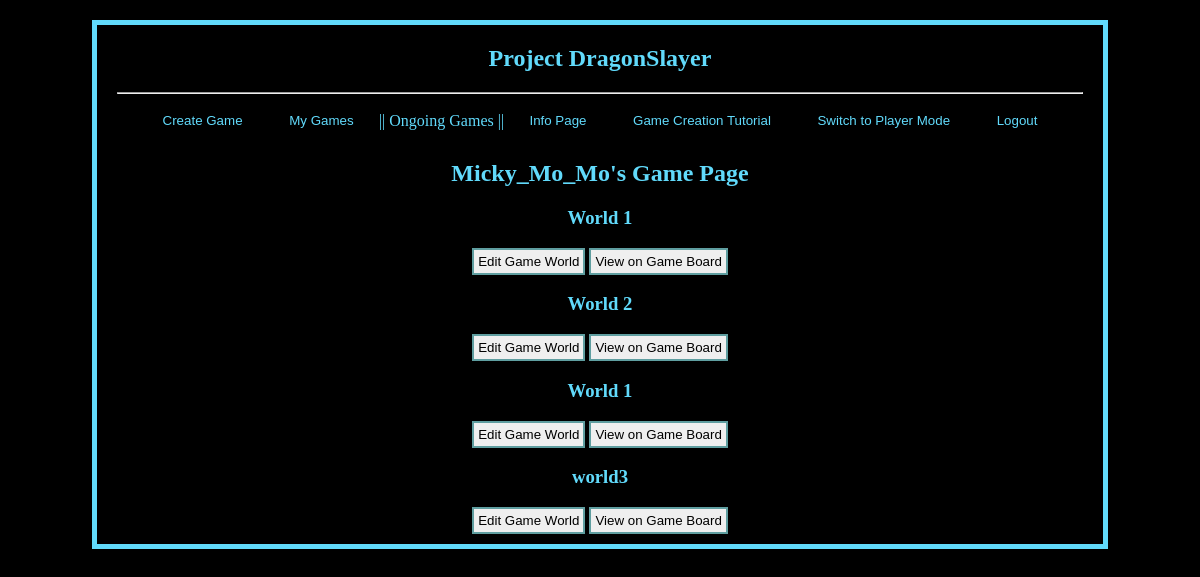
Page /mygames/ (signed in) on the committed database.
### DDGameApp/models.py (models this page shows)
class GameModel(models.Model):
    worldName = models.CharField(max_length = 100)
    body = models.TextField(max_length = 10000)
    pub_date = models.DateTimeField(default = timezone.now)
    foreign_user = models.ForeignKey(User, on_delete= models.CASCADE)
    active = models.CharField(max_length = 4, default = "no")
    display = models.CharField(max_length = 4, default = "no")
    picture = models.CharField(max_length = 10000)

### DDGameApp/views.py (the view)
# urls.py: path('mygames/', views.mygame, name = 'games'),
def mygame(request):
    long = GameModel.objects.filter(foreign_user = request.user)
    length = len(long)
    return render(request, 'DDGameApp/mygames.html',{'game': GameModel.objects.filter(foreign_user = request.user), 'length':length})

### DDGameApp/templates/DDGameApp/mygames.html
{% extends 'DDGameApp/overlord.html' %} {% block over %}
<section>
    <h2>{{user.username}}'s Game Page</h2>
    {% if length > 0%}
    {%for x in game%}
    <h3>{{x.worldName}}</h3>
    <button class="butt" onclick=window.location.href="{% url 'editgame' x.id %}" > Edit Game World</button>
    <button class="butt" onclick=window.location.href="{% url 'preview' x.id %}" >View on Game Board </button>
    {%endfor%}
    {%else%}
    <h3>You do not any Game Worlds.</h3>
    <h4><a href="{%url 'create'%}">Create One!!</a></h4>
    {%endif%}
</section>
{% endblock %}

### DDGameApp/static/DDGameApp/css/index.css (style rules this page uses)
h2 { color: #61dafb }
h3 { color: #61dafb }
body { background-image: url("https://i.pinimg.com/originals/06/f2/bb/06f2bb9e434d28c6693493efe7e7eafe.jpg"); background-color: black; padding: 1% 7% 1% 7%; }
button { border: cadetblue 2px solid; padding: 1% 2% 1% 2%; }
.butt { padding: 4px; }

### rows in the picture
GameModel: worldName "World 1"
GameModel: worldName "World 2"
GameModel: worldName "World 1"
GameModel: worldName "world3"

### other values in the picture
{{ user.username }} "Micky_Mo_Mo"
